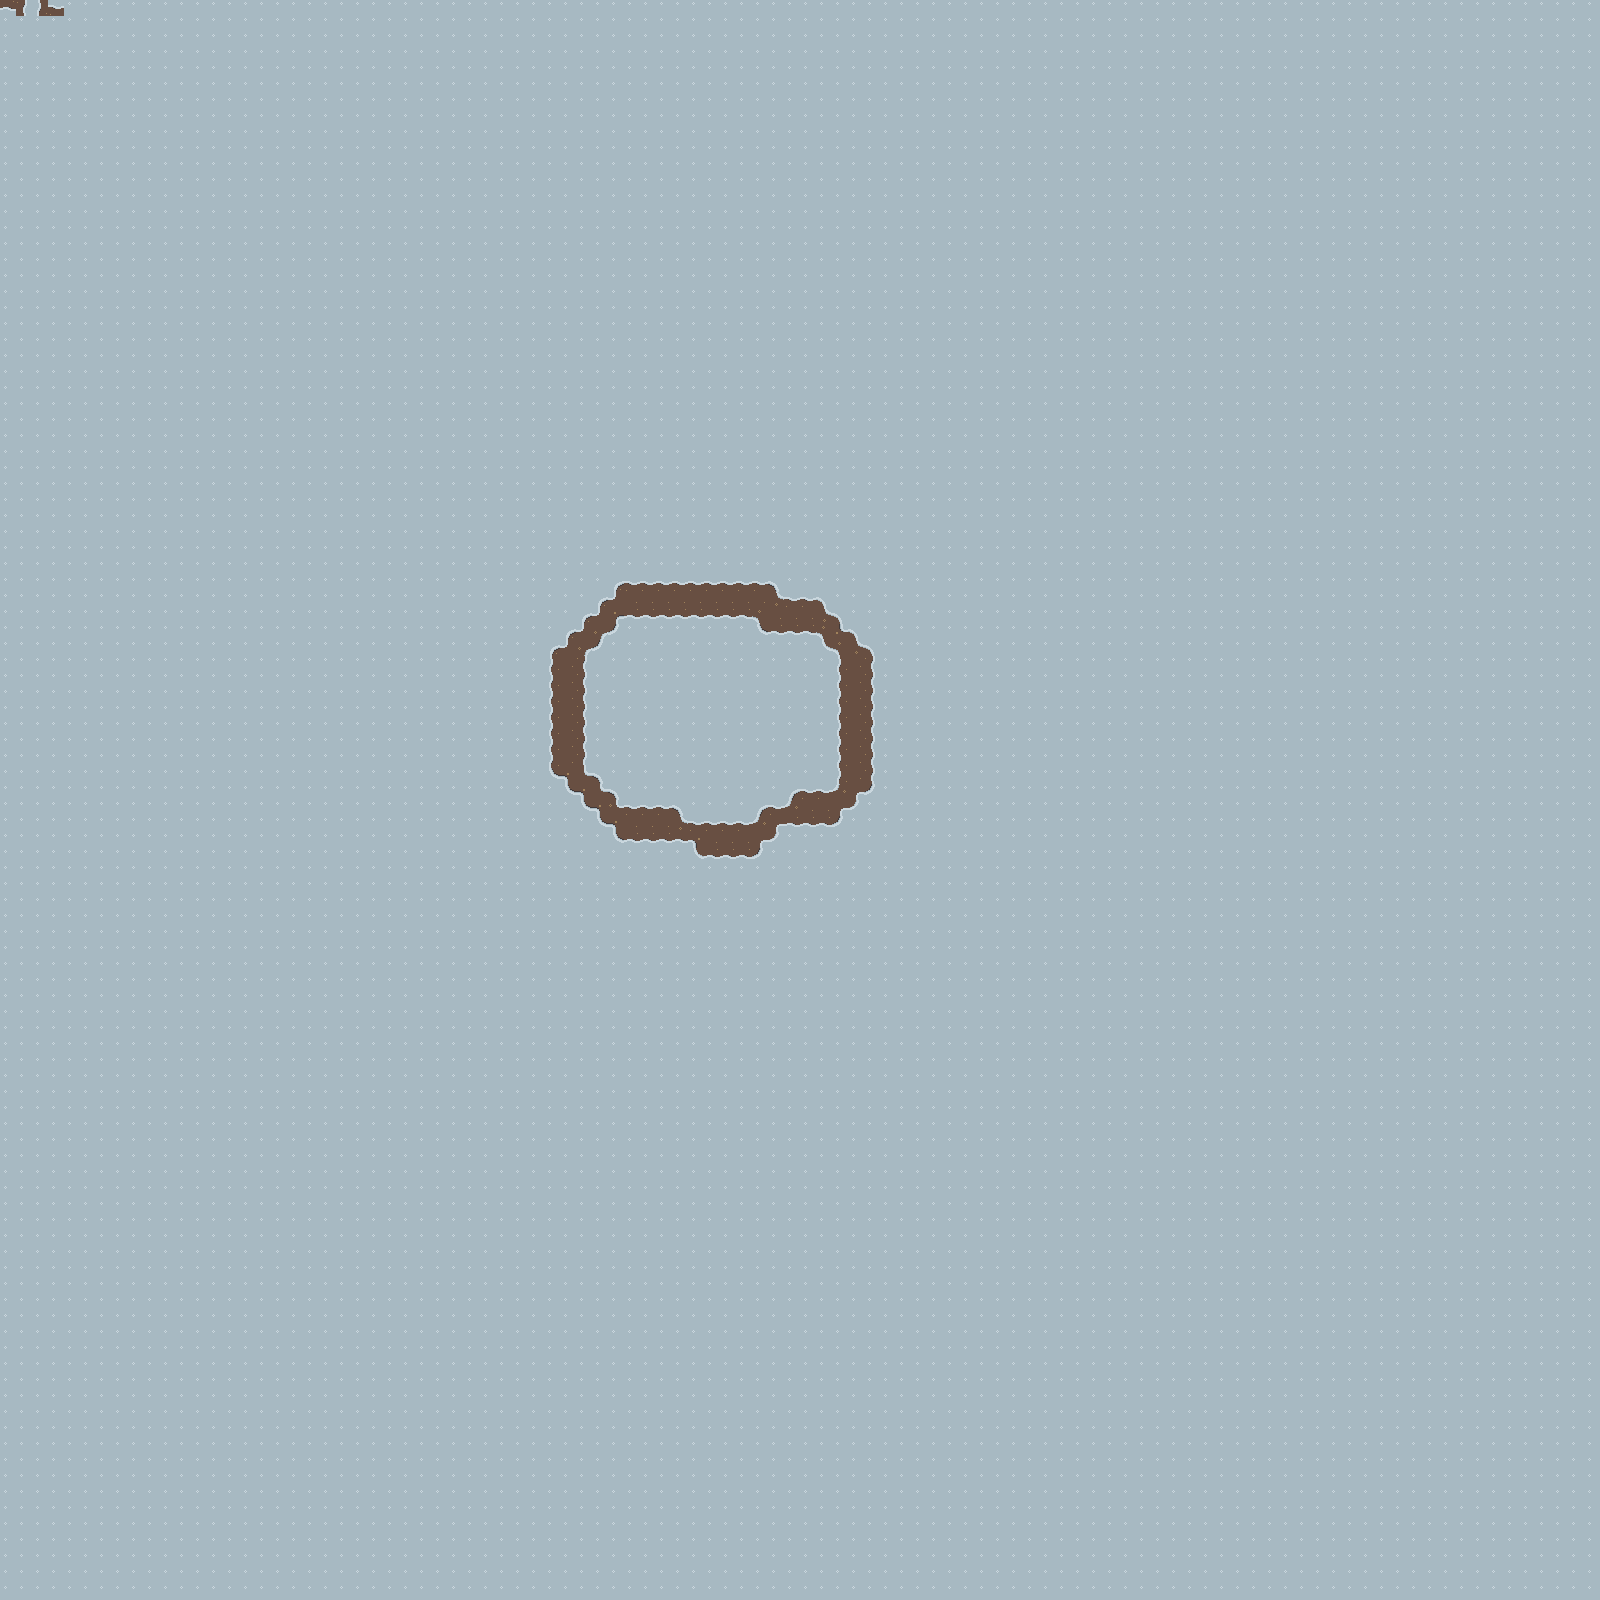

Below is a game level as drawn by its tile map, then a one-line description and the .tmx that defines it (tile-layer data replaced by summaries):
An orthogonal 100x100 tile map with 16x16 px tiles, 1 tile layer (Tiles).

<map version="1.10" tiledversion="1.10.2" orientation="orthogonal" renderorder="right-down" width="100" height="100" tilewidth="16" tileheight="16" infinite="0" nextlayerid="2" nextobjectid="1">
 <tileset firstgid="1" source="winter.tsx" />
 <layer id="1" name="Tiles" width="100" height="100">
  <data>[10000 cells, 10000 non-empty, 14 distinct tile ids]</data>
 </layer>
</map>
